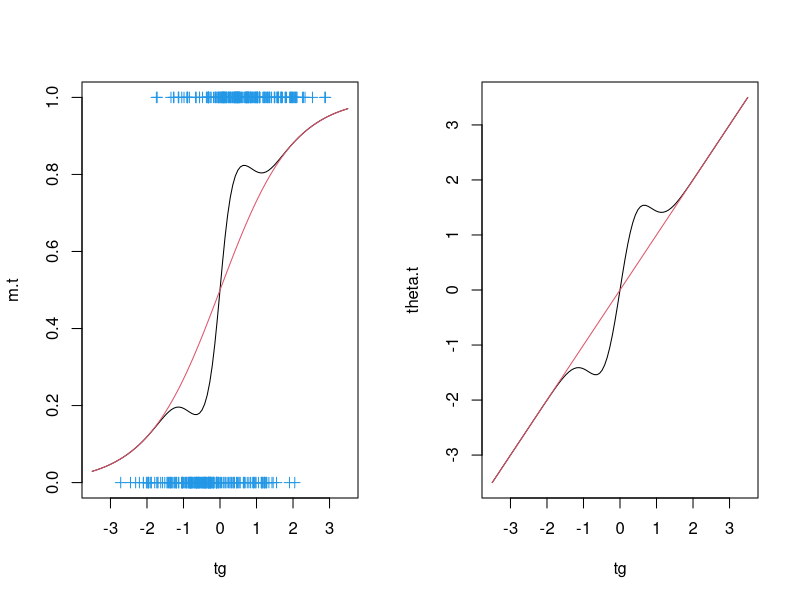
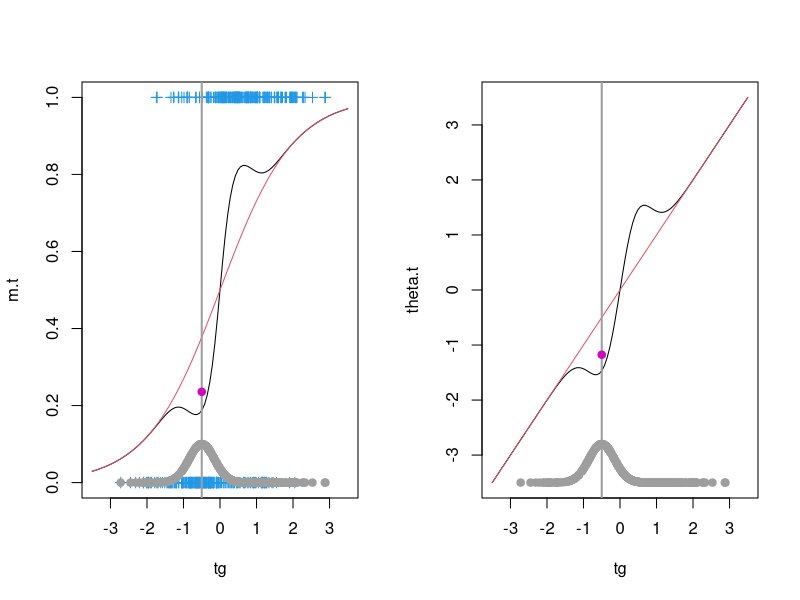
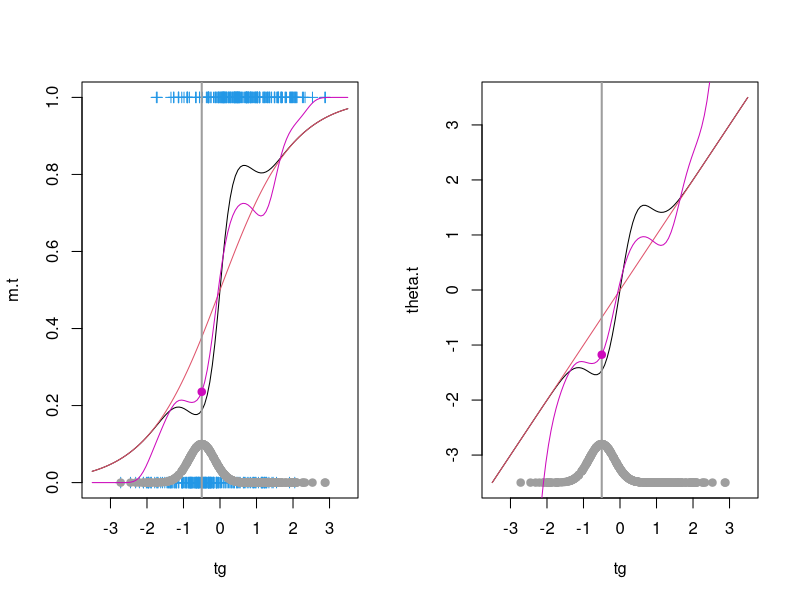

Recreate these plots in R, in order.
## ---- chunk 1
knitr::opts_chunk$set(echo = TRUE)
## ---- chunk 2
# Plots in the slides have been done with this seed:
# set.seed(2)
set.seed(2)
beta0=0; beta1=1; k=4; s=.5; n<-400
x<-sort(rnorm(n))
l.x <- beta0 + beta1*x
theta.x <- l.x + k*x*dnorm(x,m=0,sd=s)
m.x <- 1/(1+exp(-theta.x))
logit.x <- 1/(1+exp(-l.x))
y <- rbinom(n,1,m.x)
# grid
nt<-101; tg<-seq(-3.5,3.5,length=nt)
l.t <- beta0 + beta1*tg
theta.t <- l.t + k*tg*dnorm(tg,m=0,sd=s)
m.t <- 1/(1+exp(-theta.t))
logit.t <- 1/(1+exp(-l.t))
op<-par(mfrow=c(1,2))
plot(tg,m.t,xlim=c(-3.5,3.5),ylim=c(0,1),type="l")
lines(tg,logit.t,col=2); points(x,y,col=4,pch=3)
plot(tg,theta.t,xlim=c(-3.5,3.5),type="l")
lines(tg,l.t,col=2)
par(op)
## ---- chunk 3
t0 <- -.5
h <- .35
x.t <- x - t0
wt0 <- dnorm(x.t/h) 
glm.t0 <- glm(y~x.t,family = binomial, weights = wt0)
hat.beta0.t0 <- glm.t0$coefficients[1]
hat.m.t0 <- 1/(1+exp(-hat.beta0.t0)) 
## ---- chunk 4
op<-par(mfrow=c(1,2))
plot(tg,m.t,xlim=c(-3.5,3.5),ylim=c(0,1),type="l")
lines(tg,logit.t,col=2); points(x,y,col=4,pch=3)
abline(v=t0,col=8,lwd=2)
points(x,.1*wt0/dnorm(0),col=8,pch=19)
points(t0,hat.m.t0,col=6,pch=19)
plot(tg,theta.t,xlim=c(-3.5,3.5),type="l")
lines(tg,l.t,col=2)
abline(v=t0,col=8,lwd=2)
points(x,min(l.t)+.1*(max(l.t)-min(l.t))*wt0/dnorm(0),col=8,pch=19)
points(t0,hat.beta0.t0,col=6,pch=19)
par(op)
## ---- chunk 5
h <- .35
hat.m.tg <- numeric(length(tg))
hat.beta0.tg <- numeric(length(tg))
for (j in (1:length(tg))){
  t <- tg[j]
  x.t <- x - t
  wt <- dnorm(x.t/h) 
  glm.t <- glm(y~x.t,family = binomial, weights = wt)
  hat.beta0.tg[j] <- glm.t$coefficients[1]
  hat.m.tg[j] <- 1/(1+exp(-hat.beta0.tg[j])) 
}
## ---- chunk 6
op<-par(mfrow=c(1,2))
plot(tg,m.t,xlim=c(-3.5,3.5),ylim=c(0,1),type="l")
lines(tg,logit.t,col=2); points(x,y,col=4,pch=3)
abline(v=t0,col=8,lwd=2)
points(x,.1*wt0/dnorm(0),col=8,pch=19)
points(t0,hat.m.t0,col=6,pch=19)
lines(tg,hat.m.tg,col=6)
plot(tg,theta.t,xlim=c(-3.5,3.5),type="l")
lines(tg,l.t,col=2)
abline(v=t0,col=8,lwd=2)
points(x,min(l.t)+.1*(max(l.t)-min(l.t))*wt0/dnorm(0),col=8,pch=19)
points(t0,hat.beta0.t0,col=6,pch=19)
lines(tg,hat.beta0.tg,col=6)
par(op)
